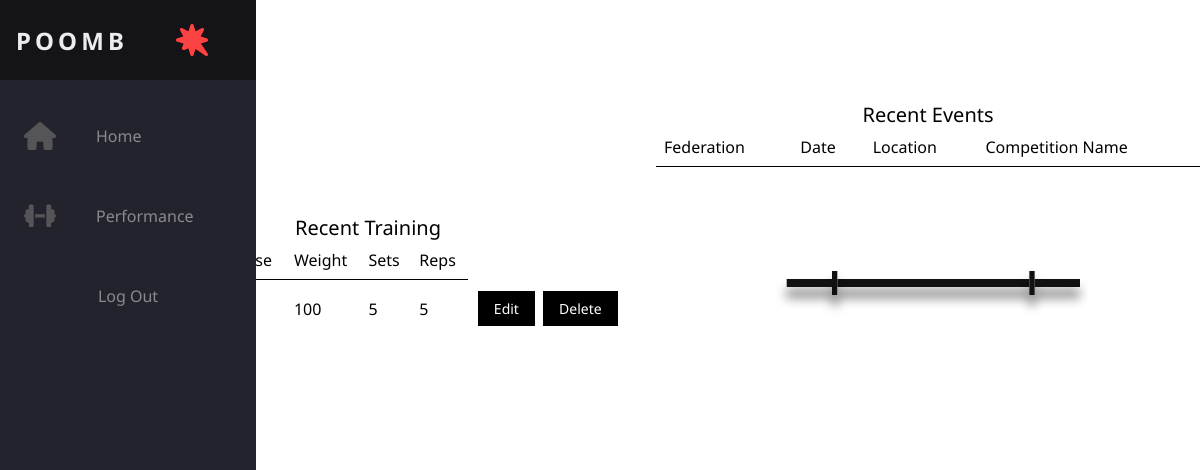
The page / (signed in) on the database as committed earlier.
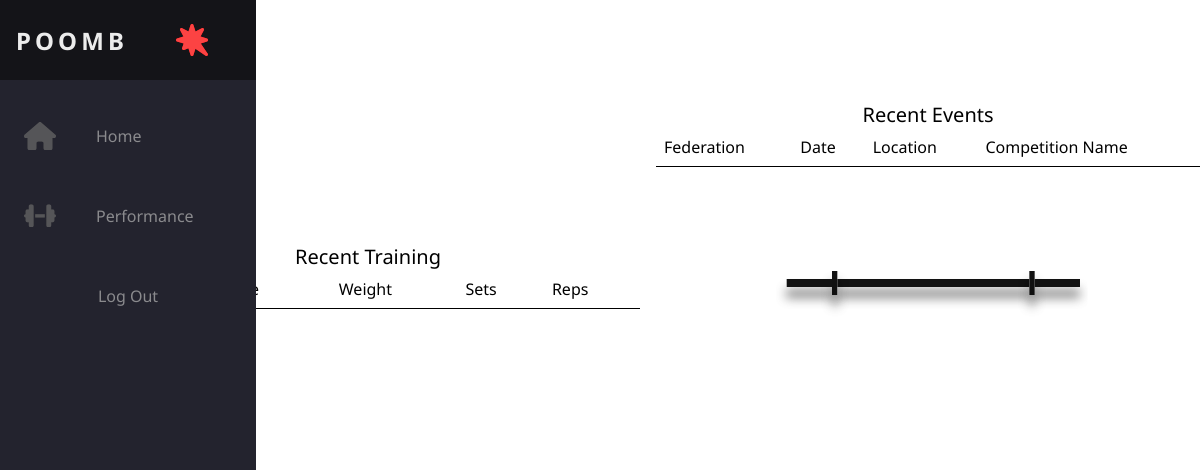
The same page on the database as committed later.
### tables this page shows
CREATE TABLE log(
tid INTEGER PRIMARY KEY AUTOINCREMENT,
lifter_id INTEGER NOT NULL,
tday INTEGER  NOT NULL,
exercise TEXT NOT NULL,
weight INTEGER NOT NULL,
sets INTEGER NOT NULL,
reps INTEGER NOT NULL,
FOREIGN KEY (lifter_id) REFERENCES user (id)
);

### poomb/log.py (the view)
@bp.route('/')
@login_required
def index():
    db = get_db()
    max_tday = db.execute('SELECT MAX(tday) FROM log').fetchone()[0]
    exercises = db.execute(
        'SELECT * FROM log WHERE tday = ? AND lifter_id = ?',
        (max_tday, g.user['id'])
    ).fetchall()
    return render_template('log/index.html', exercises=exercises, tday=max_tday)

### poomb/auth.py (called while the page is built)
@bp.before_app_request
def load_logged_in_user():
    user_id = session.get('user_id')
    if user_id is None:
        g.user = None
    else:
        g.user = get_db().execute(
            'SELECT * FROM user WHERE id = ?', (user_id,)
        ).fetchone()

def login_required(view):
    @functools.wraps(view)
    def wrapped_view(**kwargs):
        if g.user is None:
            return redirect(url_for('auth.login'))
        return view(**kwargs)
    return wrapped_view

### poomb/db.py (called while the page is built)
def get_db():
    if 'db' not in g:
        g.db = sqlite3.connect(
            current_app.config['DATABASE'],
            detect_types=sqlite3.PARSE_DECLTYPES
        )
        g.db.row_factory = sqlite3.Row
    return g.db

### poomb/templates/log/index.html (shortened to what this page needs)
{% extends 'base.html' %}
{% block header %}
  <h1>Training Log</h1>
  <a href="{{ url_for('log.add') }}" class='btn btn-primary'>Add</a>
{% endblock %}
{% block content %}
<div class="grid">
    <table>
      <caption>Recent Training</caption>
      <thead>
        <tr>
          <th scope="col">Date</th>
          <th scope="col">Exercise</th>
          <th scope="col">Weight</th>
          <th scope="col">Sets</th>
          <th scope="col">Reps</th>
        </tr>
      </thead>
      <tbody>
        {% for row in exercises %}
          <tr>
            <td>{{ row.tday }}</td>
            <td>{{ row.exercise }}</td>
            <td>{{ row.weight }}</td>
            <td>{{ row.sets }}</td>
            <td>{{ row.reps }}</td>
            <td>
              <a href="{{ url_for('log.update', tid=row.tid) }}" class='btn btn-primary'>Edit</a>
              <a href="{{ url_for('log.delete', tid=row.tid) }}" class='btn btn-primary' onclick='return confirm("Are you sure")'>Delete</a>
            </td>
          </tr>
        {% endfor %}
      </tbody>
    </table>
    <table>
      <caption>Recent Events</caption>
      <thead>
        <tr>
          <th scope="col">Federation</th>
          <th scope="col">Date</th>
          <th scope="col">Location</th>
          <th scope="col">Competition Name</th>
        </tr>
      </thead>
      <tbody id="extracted-data">
        <tr>
          <td colspan="4">
            </div>
{% endblock %}

### poomb/templates/base.html (shortened to what this page needs)
<!DOCTYPE html>
<html lang="en">
  <head>
    <link rel="stylesheet" href="{{ url_for('static', filename='css/style.css') }}">
  </head>
  <body>
    <nav class="navbar">
      <ul class="navbar-nav">
        <li class="logo">
          <a href="#" class="nav-link">
            <span class="link-text logo-text">Poomb</span>
          </a>
        </li>
        <li class="nav-item">
          <a href="/" class="nav-link">
            <span class="link-text">Home</span>
          </a>
        </li>
        <li class="nav-item">
          <a href="{{ url_for('log.performance') }}" class="nav-link">
            <span class="link-text">Performance</span>
          </a>
        </li>
        <li>
          {% if g.user %}
            <div class="ms-auto">
              <ul class="navbar-nav">
                <li class="nav-item"><a class="nav-link" href="{{ url_for('auth.logout') }}">Log Out</a></li>
              </ul>
            </div>
          {% endif %}
          </li>
        </ul>
      </nav>
    <section class="content">
      <header>
        {% block header %}{% endblock %}
      </header>
      {% block content %}{% endblock %}
    </section>
  </body>
</html>

### poomb/static/css/style.css (style rules this page uses)
:root { font-size: 16px; font-family: 'Noto Sans'; --text-primary: #b6b6b6; --text-secondary: #ececec; --bg-primary: #23232e; --bg-secondary: #141418; --transition-speed: 600ms; }
body { color: black; background-color: white; margin: 0; padding: 0; }
.navbar { position: fixed; background-color: var(--bg-primary); transition: width 600ms ease; overflow: scroll; }
.navbar-nav { list-style: none; padding: 0; margin: 0; display: flex; flex-direction: column; align-items: center; height: 100%; }
.nav-item { width: 100%; }
.nav-item:last-child { margin-top: auto; }
.nav-link { display: flex; align-items: center; height: 5rem; color: var(--text-primary); text-decoration: none; filter: grayscale(100%) opacity(0.7); transition: var(--transition-speed); }
.link-text { display: none; margin-left: 1rem; }
.nav-link svg { width: 2rem; min-width: 2rem; margin: 0 1.5rem; }
.logo { font-weight: bold; text-transform: uppercase; margin-bottom: 1rem; text-align: center; color: var(--text-secondary); background: var(--bg-secondary); font-size: 1.5rem; letter-spacing: 0.3ch; width: 100%; }
.logo svg { transform: rotate(0deg); transition: var(--transition-speed); }
.logo-text { display: inline; position: absolute; left: -999px; transition: var(--transition-speed); }
@media only screen and (min-width: 600px) { .navbar { top: 0; width: 5rem; height: 100vh; } }
.content { margin-left: 6rem; }
table { border-collapse: collapse; width: 100%; margin-top: 80px; }
th, td { border: none; padding: 8px; text-align: left; font-size: 16px; white-space: nowrap; }
th { background-color: transparent; font-weight: normal; text-align: left; border-bottom: 1px solid black; }
.btn { background-color: #4CAF50; border: none; color: white; padding: 8px 16px; text-align: center; text-decoration: none; display: inline-block; font-size: 14px; margin: 4px 2px; cursor: pointer; }
.btn-primary { background-color: black; }
.grid { display: grid; gap: 1rem; grid-template-columns: repeat(auto-fit, minmax(240px, 1fr)); grid-auto-rows: 240px; place-items: center; }
caption { text-align: center; font-size: 20px; }
#svg-element { display:block; margin: 0 auto; width:100%; max-width: 20rem; }

Rows that differ between the two databases and show on the page:
removed log: weight "100", sets "5", reps "5"
